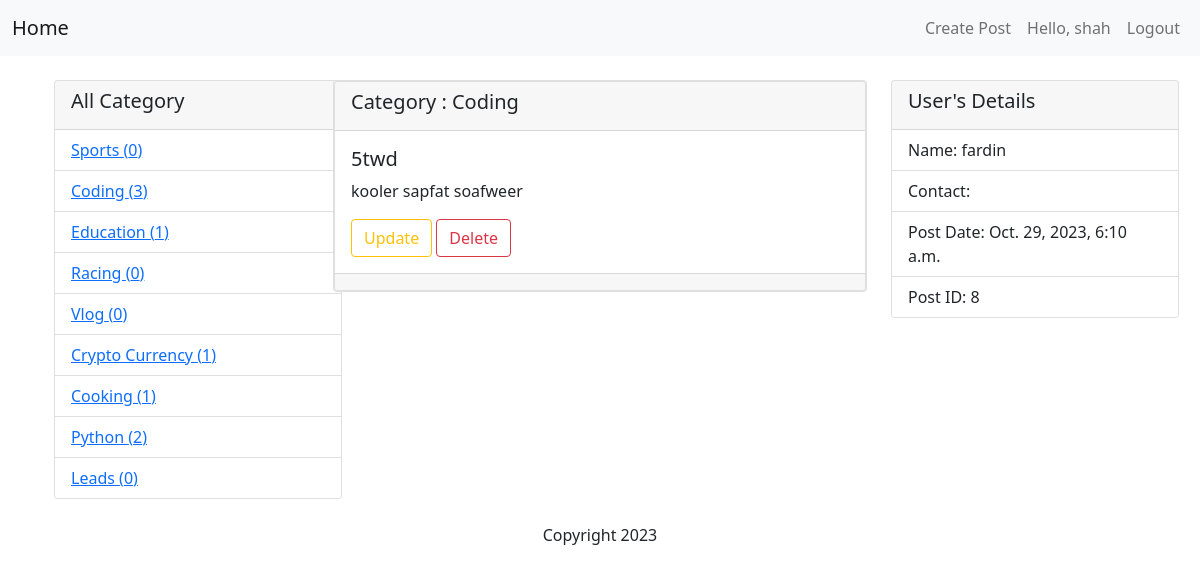
The page /post/8/ (signed in) on the database its author committed.
### listing/models.py (models this page shows, shortened)
class Category(models.Model):
    name = models.CharField(max_length=100)
    created_at = models.DateTimeField(auto_now_add=True)
    updated_at = models.DateTimeField(auto_now=True)
    def __str__(self):
        return self.name

class Post(models.Model):
    title = models.CharField(max_length=255)
    content = models.TextField()
    owner = models.ForeignKey(User, on_delete=models.CASCADE)
    category = models.ForeignKey(Category, on_delete=models.CASCADE, default=1)
    created_at = models.DateTimeField(auto_now_add=True)
    updated_at = models.DateTimeField(auto_now=True)
    class Meta:
        ordering = ['-updated_at', '-created_at']

### listing/views.py (the view)
# urls.py: path('post/<int:post_id>/', views.post_detail, name='post_detail'),
def post_detail(request, post_id):
    if not request.user.is_authenticated:
        raise Http404
    post = get_object_or_404(Post, pk=post_id)
    categories = Category.objects.annotate(post_count=Count('post')).all()
    return render(request, 'listing/post_detail.html', {'post': post, 'categories': categories})

### listing/templates/listing/post_detail.html (shortened to what this page needs)
{% extends 'listing/base.html' %}
{% block content %}
<!DOCTYPE html>
<html lang="en">
<head>
    <link href="https://cdn.jsdelivr.net/npm/bootstrap@5.1.3/dist/css/bootstrap.min.css" rel="stylesheet">
</head>
<body>
    <div class="container">
    <div class="row">
      <div class="col-md-3">
        <div class="card" style="width: 18rem;">
          <div class="card-header">
            <h5>All Category</h5>
          </div>
          <ul class="list-group list-group-flush">
            {% for category in categories %}
            <li class="list-group-item"><a href="{% url 'listing:posts_by_category' category.id %}">{{ category.name }}  ({{category.post_count}}) </a></li>
          {% endfor %}
          </ul>
        </div>
      </div>
      <div class="col-md-6">
       <div class="row">
          <div class="col-md-12">
          <div class="card mb-12">
            <div class="card text">
                <div class="card-header">
                 <h5>Category : {{post.category}}</h5>
                </div>
                <div class="card-body">
                  <h5 class="card-title">{{post.title}}</h5>
                  <p class="card-text"> {{ post.content }}</p>
                  <a href="{% url 'listing:post_edit' post.id %}"  class="btn btn-outline-warning" >Update</a>
                  <a href="{% url 'listing:post_delete' post.id %}" class="btn btn-outline-danger" >Delete</a>
                </div>
                <div class="card-footer text-muted">
                </div>
              </div>
          </div>
           </div>
        </div>
      </div>
      <div class="col-md-3">
        <div class="card" style="width: 18rem;">
          <div class="card-header">
            <h5>User's Details</h5>
          </div>
          <ul class="list-group list-group-flush">
            <li class="list-group-item">Name: {{post.owner.username}}</li>
            <li class="list-group-item">Contact:  {{post.owner.email}}</li>
            <li class="list-group-item">Post Date: {{post.created_at}} </li>
            <li class="list-group-item">Post ID: {{post.id}} </li>
          </ul>
        </div>
      </div>
    </div>
  </div>
</body>
</html>
{% endblock %}

### listing/templates/listing/base.html (shortened to what this page needs)
<!DOCTYPE html>
<html lang="en">
<head>
    <link href="https://cdn.jsdelivr.net/npm/bootstrap@5.1.3/dist/css/bootstrap.min.css" rel="stylesheet">
</head>
<body>
    <header>
        <nav class="navbar navbar-expand-lg navbar-light bg-light">
            <div class="container-fluid">
                <a class="navbar-brand" href="{% url 'listing:post_list' %}">Home</a>
                <div class="navbar-nav">
                    <ul class="navbar-nav">
                        <li class="nav-item">
                            <a class="nav-link" href="{% url 'listing:post_create' %}">Create Post</a>
                        </li>
                        {% if user.is_authenticated %}
                            <li class="nav-item">
                                <a class="nav-link" >Hello, {{ user.username }}</a>
                            </li>
                            <li class="nav-item">
                                <a class="nav-link" href="{% url 'users:logout' %}">Logout</a>
                            </li>
                        {% endif %}
                    </ul>
                </div>
            </div>
        </nav>
    </header>
    <main class="container mt-4">
        {% block content %}
        {% endblock %}
    </main>
    <footer class="text-center mt-4">
        <p>Copyright 2023</p>
    </footer>
</body>
</html>

### rows shown on the page
Category: name "Sports", post_count "0"
Category: name "Coding", post_count "3"
Category: name "Education", post_count "1"
Category: name "Racing", post_count "0"
Category: name "Vlog", post_count "0"
Category: name "Crypto Currency", post_count "1"
Category: name "Cooking", post_count "1"
Category: name "Python", post_count "2"
Category: name "Leads", post_count "0"
Post: category "Coding", title "5twd", content "kooler sapfat soafweer", owner.username "fardin", created_at "Oct. 29, 2023, 6:10 a.m.", id "8"

### other values the page prints
{{ user.username }} "shah"
